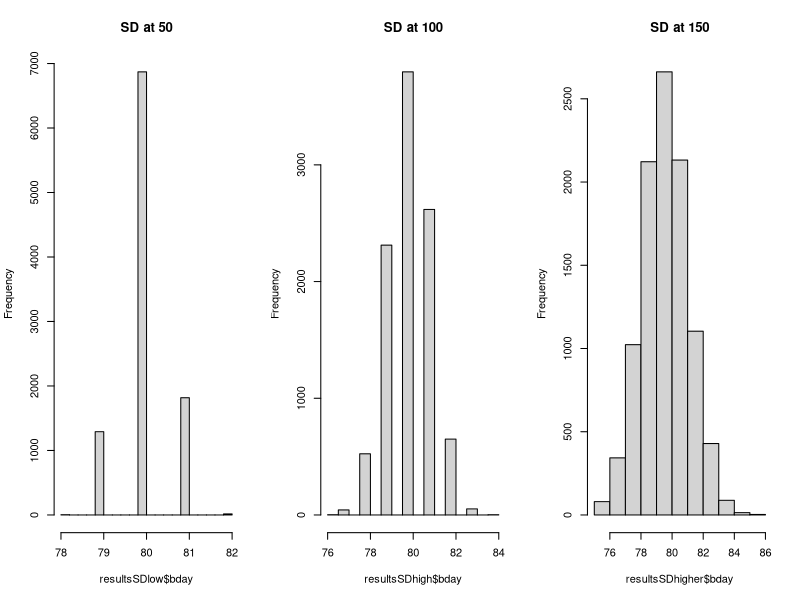

The R source for this figure:
## Started 22 June 2023 ##
## By Lizzie ##

## Testing if higher SD has to mean earlier leafout ##
## Because it's a threshold, maybe you always get there sooner? ##
## Copied some code from biaglag.R from J Auerbach ##

n_sim <- 1e4
thermal_sum <- 2000
lag <- 70

## Testing if higher SD means earlier budburst ....

resultsSDlow <- data.frame(bday = numeric(1e4),
                      A = numeric(1e4),
                      B = numeric(1e4),
                      X = numeric(1e4))

for(sim in 1:n_sim) {
  temp <- rnorm(120, 100 + 10 * (1:120), 50) / 20 #simulated temperature
  bday <- resultsSDlow$bday[sim] <- which.max(cumsum(temp) > thermal_sum)  #bloom date
  resultsSDlow$A[sim] <- mean(temp) #average temperature
  resultsSDlow$B[sim] <- mean(temp[(bday - lag):bday]) #average temperature over window
  resultsSDlow$X[sim] <- mean(temp[1:bday]) #average temperature until bloom

}

resultsSDhigh <- data.frame(bday = numeric(1e4),
                      A = numeric(1e4),
                      B = numeric(1e4),
                      X = numeric(1e4))

for(sim in 1:n_sim) {
  temp <- rnorm(120, 100 + 10 * (1:120), 100) / 20 #simulated temperature
  bday <- resultsSDhigh$bday[sim] <- which.max(cumsum(temp) > thermal_sum)  #bloom date
  resultsSDhigh$A[sim] <- mean(temp) #average temperature
  resultsSDhigh$B[sim] <- mean(temp[(bday - lag):bday]) #average temperature over window
  resultsSDhigh$X[sim] <- mean(temp[1:bday]) #average temperature until bloom

}

resultsSDhigher <- data.frame(bday = numeric(1e4),
                      A = numeric(1e4),
                      B = numeric(1e4),
                      X = numeric(1e4))

for(sim in 1:n_sim) {
  temp <- rnorm(120, 100 + 10 * (1:120), 150) / 20 #simulated temperature
  bday <- resultsSDhigher$bday[sim] <- which.max(cumsum(temp) > thermal_sum)  #bloom date
  resultsSDhigher$A[sim] <- mean(temp) #average temperature
  resultsSDhigher$B[sim] <- mean(temp[(bday - lag):bday]) #average temperature over window
  resultsSDhigher$X[sim] <- mean(temp[1:bday]) #average temperature until bloom

}

par(mfrow=c(1,3))
hist(resultsSDlow$bday, main="SD at 50")
hist(resultsSDhigh$bday,  main="SD at 100")
hist(resultsSDhigher$bday,  main="SD at 150")

mean(resultsSDlow$bday)
mean(resultsSDhigh$bday)
mean(resultsSDhigher$bday)
